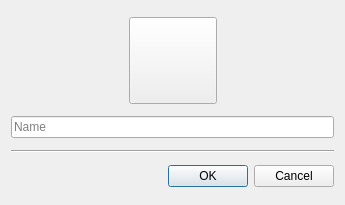
<?xml version="1.0" encoding="UTF-8"?>
<ui version="4.0">
 <class>CopyInstanceDialog</class>
 <widget class="QDialog" name="CopyInstanceDialog">
  <property name="windowModality">
   <enum>Qt::ApplicationModal</enum>
  </property>
  <property name="geometry">
   <rect>
    <x>0</x>
    <y>0</y>
    <width>345</width>
    <height>205</height>
   </rect>
  </property>
  <property name="windowTitle">
   <string>Copy Instance</string>
  </property>
  <property name="windowIcon">
   <iconset resource="../multimc.qrc">
    <normaloff>:/icons/toolbar/copy</normaloff>:/icons/toolbar/copy</iconset>
  </property>
  <property name="modal">
   <bool>true</bool>
  </property>
  <layout class="QVBoxLayout" name="verticalLayout">
   <item>
    <layout class="QHBoxLayout" name="iconBtnLayout">
     <item>
      <spacer name="iconBtnLeftSpacer">
       <property name="orientation">
        <enum>Qt::Horizontal</enum>
       </property>
       <property name="sizeHint" stdset="0">
        <size>
         <width>40</width>
         <height>20</height>
        </size>
       </property>
      </spacer>
     </item>
     <item>
      <widget class="QToolButton" name="iconButton">
       <property name="icon">
        <iconset resource="../multimc.qrc">
         <normaloff>:/icons/instances/infinity</normaloff>:/icons/instances/infinity</iconset>
       </property>
       <property name="iconSize">
        <size>
         <width>80</width>
         <height>80</height>
        </size>
       </property>
      </widget>
     </item>
     <item>
      <spacer name="iconBtnRightSpacer">
       <property name="orientation">
        <enum>Qt::Horizontal</enum>
       </property>
       <property name="sizeHint" stdset="0">
        <size>
         <width>40</width>
         <height>20</height>
        </size>
       </property>
      </spacer>
     </item>
    </layout>
   </item>
   <item>
    <widget class="QLineEdit" name="instNameTextBox">
     <property name="placeholderText">
      <string>Name</string>
     </property>
    </widget>
   </item>
   <item>
    <widget class="Line" name="line">
     <property name="orientation">
      <enum>Qt::Horizontal</enum>
     </property>
    </widget>
   </item>
   <item>
    <widget class="QDialogButtonBox" name="buttonBox">
     <property name="orientation">
      <enum>Qt::Horizontal</enum>
     </property>
     <property name="standardButtons">
      <set>QDialogButtonBox::Cancel|QDialogButtonBox::Ok</set>
     </property>
    </widget>
   </item>
  </layout>
 </widget>
 <resources>
  <include location="../multimc.qrc"/>
 </resources>
 <connections>
  <connection>
   <sender>buttonBox</sender>
   <signal>accepted()</signal>
   <receiver>CopyInstanceDialog</receiver>
   <slot>accept()</slot>
   <hints>
    <hint type="sourcelabel">
     <x>248</x>
     <y>254</y>
    </hint>
    <hint type="destinationlabel">
     <x>157</x>
     <y>274</y>
    </hint>
   </hints>
  </connection>
  <connection>
   <sender>buttonBox</sender>
   <signal>rejected()</signal>
   <receiver>CopyInstanceDialog</receiver>
   <slot>reject()</slot>
   <hints>
    <hint type="sourcelabel">
     <x>316</x>
     <y>260</y>
    </hint>
    <hint type="destinationlabel">
     <x>286</x>
     <y>274</y>
    </hint>
   </hints>
  </connection>
 </connections>
</ui>
